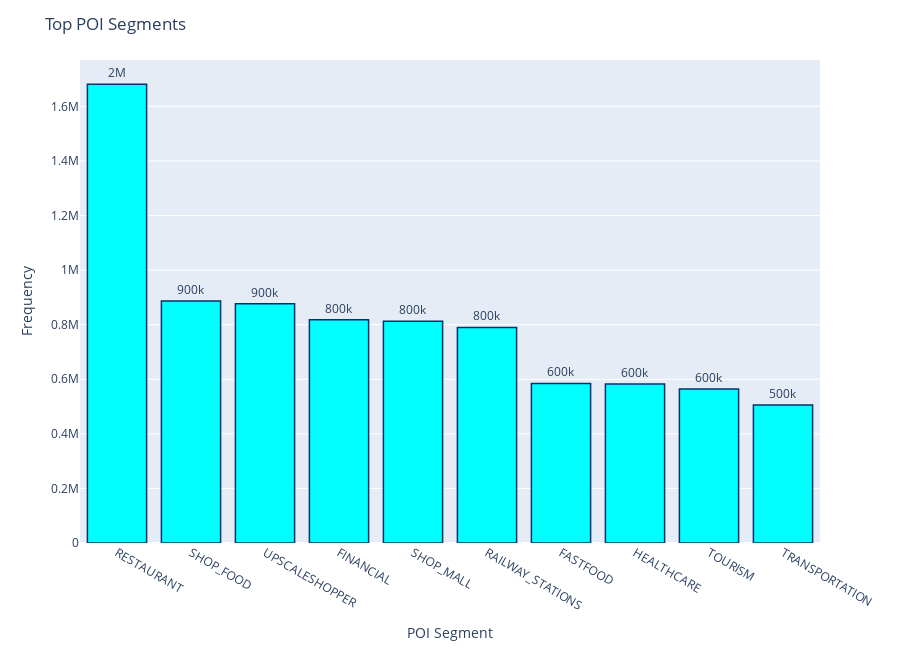

The code cell stored with this chart in its notebook:
### Markdown cell above
# Top POI Segments

### Code cell
top_segment = 'my_top_segment.csv' # CHANGE HERE
top_segment = pd.read_csv(top_segment)
X_label = "POI Segment" # CHANGE HERE
Y_label = "Frequency" # CHANGE HERE
title = "Top POI Segments" # CHANGE HERE
color = "cyan"
top_segment.columns = [X_label,Y_label] 
fig = px.bar(top_segment, x=X_label, y=Y_label,text=Y_label,height=650)
fig.update_traces(marker_color=color,marker_line_color='rgb(8,48,107)',
                  marker_line_width=1.5)
fig.update_layout(title_text=title, showlegend=True)
fig.update_traces(texttemplate='%{text:.1s}', textposition='outside')
fig.update_layout(uniformtext_minsize=8, uniformtext_mode='hide')
fig.show()

### Figure 1 — Plotly figure (JSON) as saved in the notebook; plotly's stock layout.template omitted (floating-point values rounded to 4 significant figures)
{"data": [{"alignmentgroup": "True", "hovertemplate": "POI Segment=%{x}<br>Frequency=%{text}<extra></extra>", "legendgroup": "", "marker": {"color": "cyan", "line": {"color": "rgb(8,48,107)", "width": 1.5}}, "name": "", "offsetgroup": "", "orientation": "v", "showlegend": false, "text": [1681569, 887019, 876391, 818269, 812341, 789783, 584797, 582676, 564167, 505662], "textposition": "outside", "texttemplate": "%{text:.1s}", "type": "bar", "x": ["RESTAURANT", "SHOP_FOOD", "UPSCALESHOPPER", "FINANCIAL", "SHOP_MALL", "RAILWAY_STATIONS", "FASTFOOD", "HEALTHCARE", "TOURISM", "TRANSPORTATION"], "xaxis": "x", "y": [1681569, 887019, 876391, 818269, 812341, 789783, 584797, 582676, 564167, 505662], "yaxis": "y"}], "layout": {"barmode": "relative", "height": 650, "legend": {"tracegroupgap": 0}, "margin": {"t": 60}, "showlegend": true, "title": {"text": "Top POI Segments"}, "uniformtext": {"minsize": 8, "mode": "hide"}, "xaxis": {"anchor": "y", "domain": [0, 1], "title": {"text": "POI Segment"}}, "yaxis": {"anchor": "x", "domain": [0, 1], "title": {"text": "Frequency"}}}}
